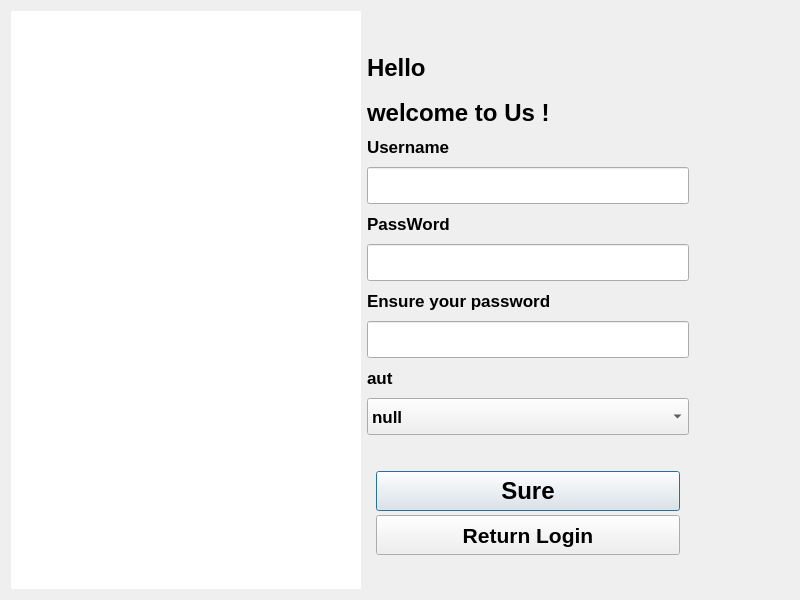
<?xml version="1.0" encoding="UTF-8"?>
<ui version="4.0">
 <class>Dlg_regiseter</class>
 <widget class="QDialog" name="Dlg_regiseter">
  <property name="geometry">
   <rect>
    <x>0</x>
    <y>0</y>
    <width>800</width>
    <height>600</height>
   </rect>
  </property>
  <property name="font">
   <font>
    <pointsize>18</pointsize>
    <bold>true</bold>
   </font>
  </property>
  <property name="windowTitle">
   <string>这是注册界面</string>
  </property>
  <layout class="QGridLayout" name="gridLayout_2">
   <item row="2" column="3">
    <widget class="QLabel" name="lb_title2">
     <property name="maximumSize">
      <size>
       <width>16777215</width>
       <height>50</height>
      </size>
     </property>
     <property name="font">
      <font>
       <pointsize>18</pointsize>
       <bold>true</bold>
      </font>
     </property>
     <property name="text">
      <string>welcome to Us !</string>
     </property>
    </widget>
   </item>
   <item row="4" column="4">
    <spacer name="horizontalSpacer">
     <property name="orientation">
      <enum>Qt::Horizontal</enum>
     </property>
     <property name="sizeHint" stdset="0">
      <size>
       <width>35</width>
       <height>20</height>
      </size>
     </property>
    </spacer>
   </item>
   <item row="4" column="3">
    <widget class="QLineEdit" name="le_reg_username">
     <property name="minimumSize">
      <size>
       <width>322</width>
       <height>37</height>
      </size>
     </property>
     <property name="maximumSize">
      <size>
       <width>322</width>
       <height>16777215</height>
      </size>
     </property>
     <property name="font">
      <font>
       <pointsize>15</pointsize>
       <bold>true</bold>
      </font>
     </property>
    </widget>
   </item>
   <item row="6" column="3">
    <widget class="QLineEdit" name="le_reg_password">
     <property name="minimumSize">
      <size>
       <width>322</width>
       <height>37</height>
      </size>
     </property>
     <property name="maximumSize">
      <size>
       <width>274</width>
       <height>16777215</height>
      </size>
     </property>
     <property name="font">
      <font>
       <pointsize>15</pointsize>
       <bold>true</bold>
      </font>
     </property>
     <property name="echoMode">
      <enum>QLineEdit::Password</enum>
     </property>
    </widget>
   </item>
   <item row="8" column="3">
    <widget class="QLineEdit" name="le_reg_repassword">
     <property name="minimumSize">
      <size>
       <width>322</width>
       <height>37</height>
      </size>
     </property>
     <property name="maximumSize">
      <size>
       <width>274</width>
       <height>16777215</height>
      </size>
     </property>
     <property name="font">
      <font>
       <pointsize>15</pointsize>
       <bold>true</bold>
      </font>
     </property>
     <property name="echoMode">
      <enum>QLineEdit::Password</enum>
     </property>
    </widget>
   </item>
   <item row="12" column="3">
    <widget class="QWidget" name="widget" native="true">
     <property name="minimumSize">
      <size>
       <width>0</width>
       <height>100</height>
      </size>
     </property>
     <property name="maximumSize">
      <size>
       <width>16777215</width>
       <height>100</height>
      </size>
     </property>
     <layout class="QGridLayout" name="gridLayout">
      <item row="0" column="0">
       <widget class="QPushButton" name="btn_register_sure">
        <property name="minimumSize">
         <size>
          <width>0</width>
          <height>40</height>
         </size>
        </property>
        <property name="text">
         <string>Sure</string>
        </property>
       </widget>
      </item>
      <item row="1" column="0">
       <widget class="QPushButton" name="btn_reg_cancel">
        <property name="minimumSize">
         <size>
          <width>0</width>
          <height>40</height>
         </size>
        </property>
        <property name="font">
         <font>
          <pointsize>16</pointsize>
          <bold>true</bold>
         </font>
        </property>
        <property name="text">
         <string>Return Login</string>
        </property>
       </widget>
      </item>
     </layout>
    </widget>
   </item>
   <item row="13" column="3">
    <spacer name="verticalSpacer">
     <property name="orientation">
      <enum>Qt::Vertical</enum>
     </property>
     <property name="sizeHint" stdset="0">
      <size>
       <width>20</width>
       <height>25</height>
      </size>
     </property>
    </spacer>
   </item>
   <item row="0" column="0" rowspan="14">
    <widget class="QLabel" name="lb_reg_image">
     <property name="minimumSize">
      <size>
       <width>350</width>
       <height>400</height>
      </size>
     </property>
     <property name="maximumSize">
      <size>
       <width>400</width>
       <height>16777215</height>
      </size>
     </property>
     <property name="styleSheet">
      <string notr="true">background-color: rgb(255, 255, 255);</string>
     </property>
     <property name="text">
      <string/>
     </property>
    </widget>
   </item>
   <item row="10" column="3">
    <widget class="QComboBox" name="cb_auth">
     <property name="minimumSize">
      <size>
       <width>322</width>
       <height>37</height>
      </size>
     </property>
     <property name="maximumSize">
      <size>
       <width>322</width>
       <height>16777215</height>
      </size>
     </property>
     <property name="font">
      <font>
       <pointsize>13</pointsize>
       <bold>true</bold>
      </font>
     </property>
     <item>
      <property name="text">
       <string>null</string>
      </property>
     </item>
     <item>
      <property name="text">
       <string>管理员</string>
      </property>
     </item>
     <item>
      <property name="text">
       <string>学生</string>
      </property>
     </item>
    </widget>
   </item>
   <item row="1" column="3">
    <widget class="QLabel" name="lb_title1">
     <property name="minimumSize">
      <size>
       <width>0</width>
       <height>50</height>
      </size>
     </property>
     <property name="maximumSize">
      <size>
       <width>16777215</width>
       <height>50</height>
      </size>
     </property>
     <property name="font">
      <font>
       <pointsize>18</pointsize>
       <bold>true</bold>
      </font>
     </property>
     <property name="text">
      <string>Hello</string>
     </property>
    </widget>
   </item>
   <item row="3" column="3">
    <widget class="QLabel" name="label">
     <property name="minimumSize">
      <size>
       <width>0</width>
       <height>28</height>
      </size>
     </property>
     <property name="maximumSize">
      <size>
       <width>16777215</width>
       <height>28</height>
      </size>
     </property>
     <property name="font">
      <font>
       <pointsize>13</pointsize>
       <bold>true</bold>
      </font>
     </property>
     <property name="text">
      <string>Username</string>
     </property>
     <property name="alignment">
      <set>Qt::AlignLeading|Qt::AlignLeft|Qt::AlignVCenter</set>
     </property>
    </widget>
   </item>
   <item row="0" column="3">
    <spacer name="verticalSpacer_2">
     <property name="orientation">
      <enum>Qt::Vertical</enum>
     </property>
     <property name="sizeHint" stdset="0">
      <size>
       <width>20</width>
       <height>30</height>
      </size>
     </property>
    </spacer>
   </item>
   <item row="7" column="3">
    <widget class="QLabel" name="label_3">
     <property name="minimumSize">
      <size>
       <width>0</width>
       <height>28</height>
      </size>
     </property>
     <property name="maximumSize">
      <size>
       <width>16777215</width>
       <height>28</height>
      </size>
     </property>
     <property name="font">
      <font>
       <pointsize>13</pointsize>
       <bold>true</bold>
      </font>
     </property>
     <property name="text">
      <string>Ensure your password</string>
     </property>
     <property name="alignment">
      <set>Qt::AlignLeading|Qt::AlignLeft|Qt::AlignVCenter</set>
     </property>
    </widget>
   </item>
   <item row="5" column="3">
    <widget class="QLabel" name="label_2">
     <property name="minimumSize">
      <size>
       <width>0</width>
       <height>28</height>
      </size>
     </property>
     <property name="maximumSize">
      <size>
       <width>16777215</width>
       <height>28</height>
      </size>
     </property>
     <property name="font">
      <font>
       <pointsize>13</pointsize>
       <bold>true</bold>
      </font>
     </property>
     <property name="text">
      <string>PassWord</string>
     </property>
     <property name="alignment">
      <set>Qt::AlignLeading|Qt::AlignLeft|Qt::AlignVCenter</set>
     </property>
    </widget>
   </item>
   <item row="9" column="3">
    <widget class="QLabel" name="label_4">
     <property name="minimumSize">
      <size>
       <width>0</width>
       <height>28</height>
      </size>
     </property>
     <property name="maximumSize">
      <size>
       <width>16777215</width>
       <height>28</height>
      </size>
     </property>
     <property name="font">
      <font>
       <pointsize>13</pointsize>
       <bold>true</bold>
      </font>
     </property>
     <property name="text">
      <string>aut</string>
     </property>
     <property name="alignment">
      <set>Qt::AlignLeading|Qt::AlignLeft|Qt::AlignVCenter</set>
     </property>
    </widget>
   </item>
   <item row="11" column="3">
    <spacer name="verticalSpacer_3">
     <property name="orientation">
      <enum>Qt::Vertical</enum>
     </property>
     <property name="sizeType">
      <enum>QSizePolicy::Maximum</enum>
     </property>
     <property name="sizeHint" stdset="0">
      <size>
       <width>20</width>
       <height>18</height>
      </size>
     </property>
    </spacer>
   </item>
  </layout>
 </widget>
 <resources/>
 <connections/>
</ui>
